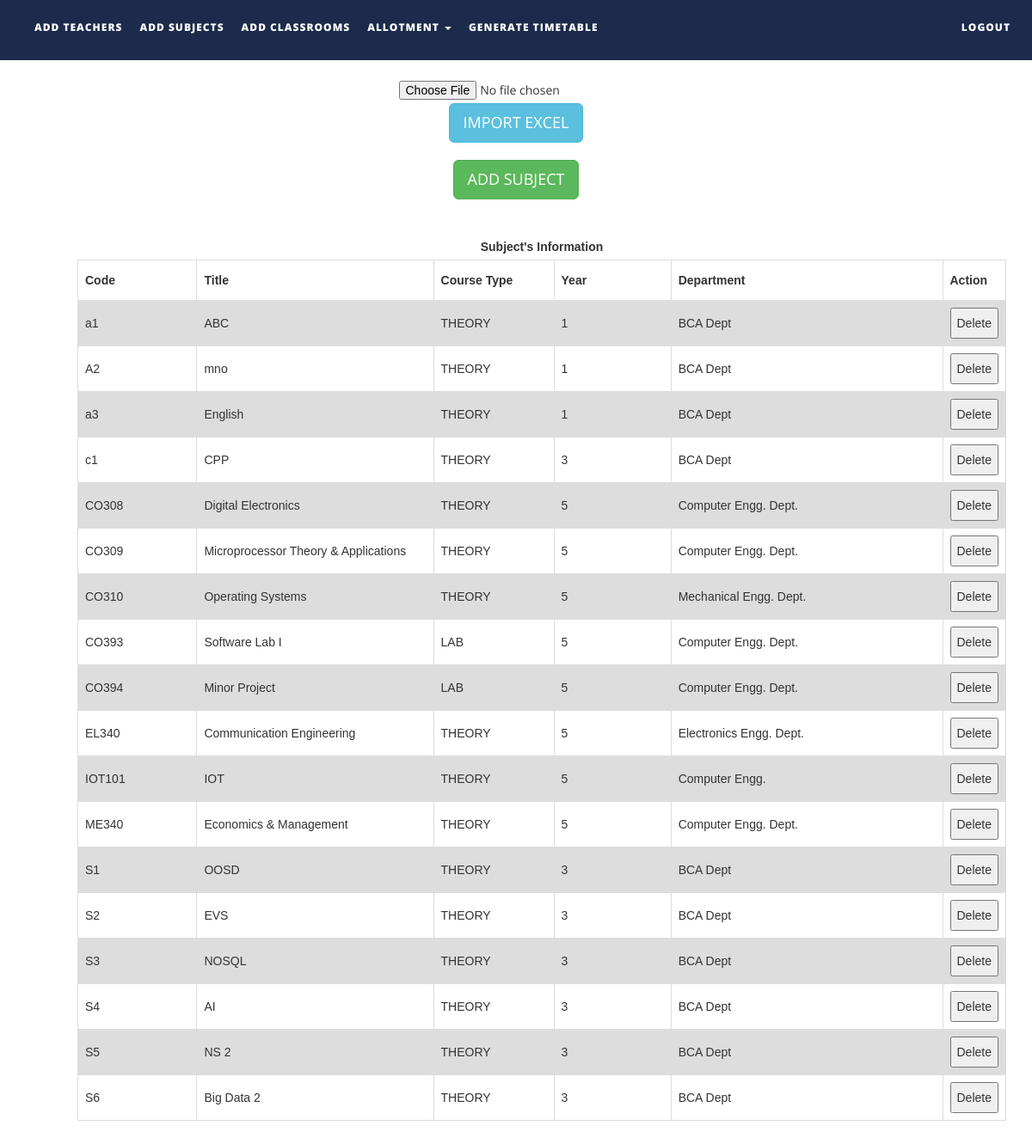
Page /files/addsubjects.php on the committed database.
### tables this page shows
CREATE TABLE `subjects` (
  `subject_code` varchar(10) NOT NULL,
  `subject_name` varchar(50) NOT NULL,
  `course_type` varchar(15) NOT NULL,
  `semester` int(1) NOT NULL,
  `department` varchar(50) NOT NULL,
  `isAlloted` int(1) NOT NULL,
  `allotedto` text NOT NULL,
  `allotedto2` text NOT NULL,
  `allotedto3` text NOT NULL
);

### files/addsubjects.php (the view, shortened to what this page needs)
<!DOCTYPE html>
<html xmlns="http://www.w3.org/1999/xhtml">
<head>
    <link href="assets/css/bootstrap.css" rel="stylesheet"/>
    <link href="assets/css/font-awesome.min.css" rel="stylesheet"/>
    <link href="assets/css/flexslider.css" rel="stylesheet"/>
    <link href="assets/css/style.css" rel="stylesheet"/>
</head>
<body>
<div class="navbar navbar-inverse navbar-fixed-top " id="menu">
    <div class="container">
        <div class="navbar-collapse collapse move-me">
            <ul class="nav navbar-nav navbar-left">
                <li><a href="addteachers.php">ADD TEACHERS</a></li>
                <li><a href="addsubjects.php">ADD SUBJECTS</a></li>
                <li><a href="addclassrooms.php">ADD CLASSROOMS</a></li>
                <li class="dropdown"><a class="dropdown-toggle" data-toggle="dropdown" aria-expanded="false">ALLOTMENT
                        <span class="caret"></span></a>
                </li>
                <li><a href="generatetimetable.php">GENERATE TIMETABLE</a></li>
            </ul>
            <ul class="nav navbar-nav navbar-right">
                <li><a href="index.php">LOGOUT</a></li>
            </ul>
        </div>
    </div>
</div>
<br>
<div align="center" style="margin-top:60px">
    <form name="import" method="post" enctype="multipart/form-data">
        <input type="file" name="file"/>
        <input type="submit" name="subjectexcel" id="subjectexcel" class="btn btn-info btn-lg" value="IMPORT EXCEL"/>
    </form>
</div>
<div align="center" style="margin-top: 20px">
    <button id="subjectmanual" class="btn btn-success btn-lg">ADD SUBJECT</button>
</div>
<div>
    <br>
    <table id=subjectstable style="margin-left: 90px">
        <caption><strong> Subject's Information</strong></caption>
        <tr>
            <th width="150">Code</th>
            <th width=300>Title</th>
            <th width=150>Course Type</th>
            <th width="150">Year</th>
            <th width="350">Department</th>
            <th width="40">Action</th>
        </tr>
        <?php
        $q = mysqli_query(mysqli_connect("localhost", "root", "", "ttms2"),
            "SELECT * FROM subjects ORDER BY subject_code ASC ");
        while ($row = mysqli_fetch_assoc($q)) {
            echo "<tr><td>{$row['subject_code']}</td>
                    <td>{$row['subject_name']}</td>
                    <td>{$row['course_type']}</td>
                    <td>{$row['semester']}</td>
                     <td>{$row['department']}</td>
                     <td><button>Delete</button></td>
                    </tr>\n";
        }
        ?>
    </table>
</div>
<br>
</body>
</html>

### files/assets/css/style.css (style rules this page uses)
#menu { background-color: rgba(28, 43, 75, 1); color: #fff; font-size: 12px; font-weight: 900; letter-spacing: 1px; min-height: 70px; }
.navbar-inverse { border-color: transparent; }
.navbar-inverse .navbar-nav > li > a, .navbar-inverse .navbar-nav > li > a:hover { color: #FFF; padding: 22px 10px; }

### files/addsubjects.php (style rules this page uses)
table { margin-top: 10px; font-family: arial, sans-serif; border-collapse: collapse; margin-left: 50px; width: 90%; }
td, th { border: 1px solid #dddddd; text-align: left; padding: 8px; }
tr:nth-child(even) { background-color: #dddddd; }

### rows in the picture
subjects: subject_code "a1", subject_name "ABC", course_type "THEORY", semester "1", department "BCA Dept"
subjects: subject_code "A2", subject_name "mno", course_type "THEORY", semester "1", department "BCA Dept"
subjects: subject_code "a3", subject_name "English", course_type "THEORY", semester "1", department "BCA Dept"
subjects: subject_code "c1", subject_name "CPP", course_type "THEORY", semester "3", department "BCA Dept"
subjects: subject_code "CO308", subject_name "Digital Electronics", course_type "THEORY", semester "5", department "Computer Engg. Dept."
subjects: subject_code "CO309", subject_name "Microprocessor Theory & Applications", course_type "THEORY", semester "5", department "Computer Engg. Dept."
subjects: subject_code "CO310", subject_name "Operating Systems", course_type "THEORY", semester "5", department "Mechanical Engg. Dept."
subjects: subject_code "CO393", subject_name "Software Lab I", course_type "LAB", semester "5", department "Computer Engg. Dept."
subjects: subject_code "CO394", subject_name "Minor Project", course_type "LAB", semester "5", department "Computer Engg. Dept."
subjects: subject_code "EL340", subject_name "Communication Engineering", course_type "THEORY", semester "5", department "Electronics Engg. Dept."
subjects: subject_code "IOT101", subject_name "IOT", course_type "THEORY", semester "5", department "Computer Engg."
subjects: subject_code "ME340", subject_name "Economics & Management", course_type "THEORY", semester "5", department "Computer Engg. Dept."
subjects: subject_code "S1", subject_name "OOSD", course_type "THEORY", semester "3", department "BCA Dept"
subjects: subject_code "S2", subject_name "EVS", course_type "THEORY", semester "3", department "BCA Dept"
subjects: subject_code "S3", subject_name "NOSQL", course_type "THEORY", semester "3", department "BCA Dept"
subjects: subject_code "S4", subject_name "AI", course_type "THEORY", semester "3", department "BCA Dept"
subjects: subject_code "S5", subject_name "NS 2", course_type "THEORY", semester "3", department "BCA Dept"
subjects: subject_code "S6", subject_name "Big Data 2", course_type "THEORY", semester "3", department "BCA Dept"
